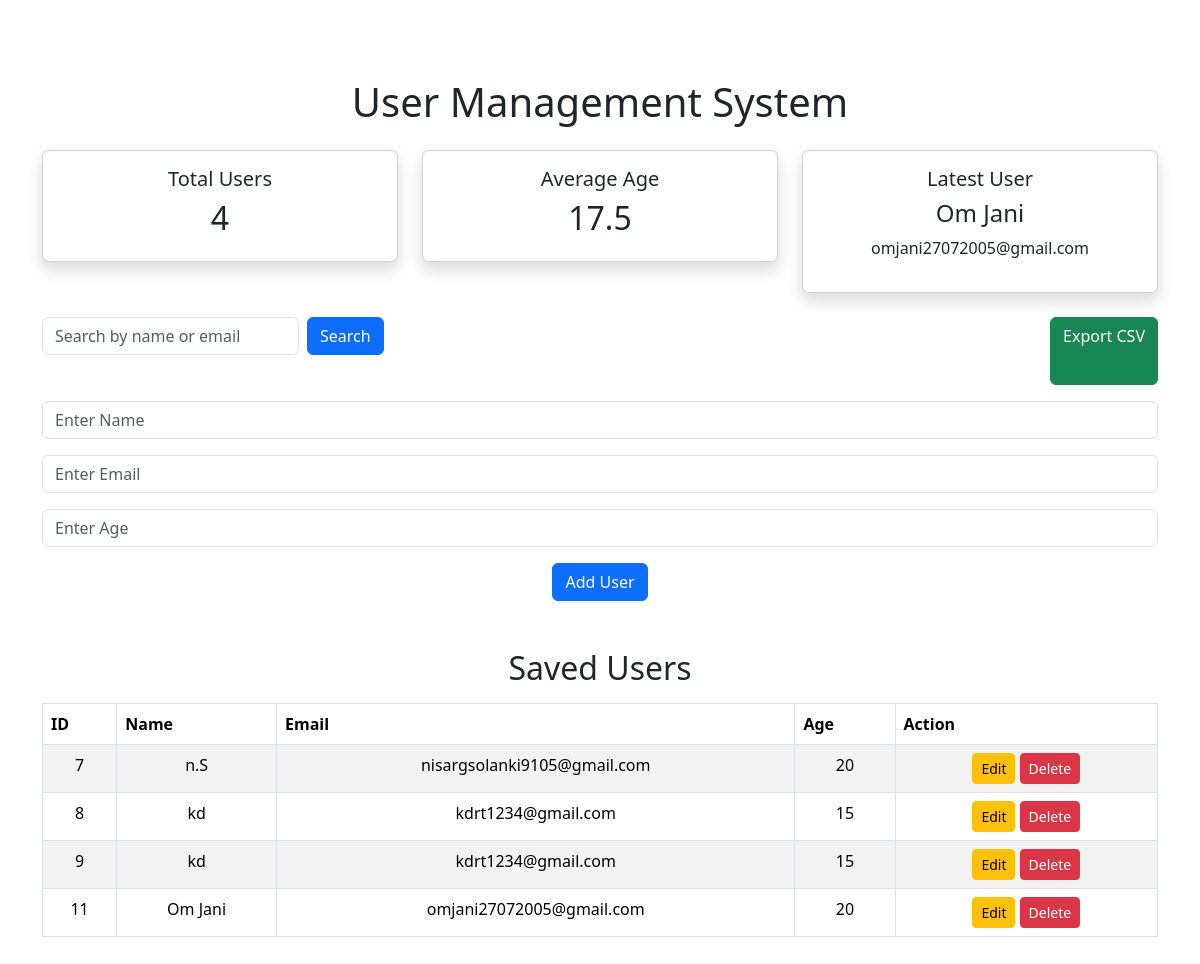
The app's page /, older data.
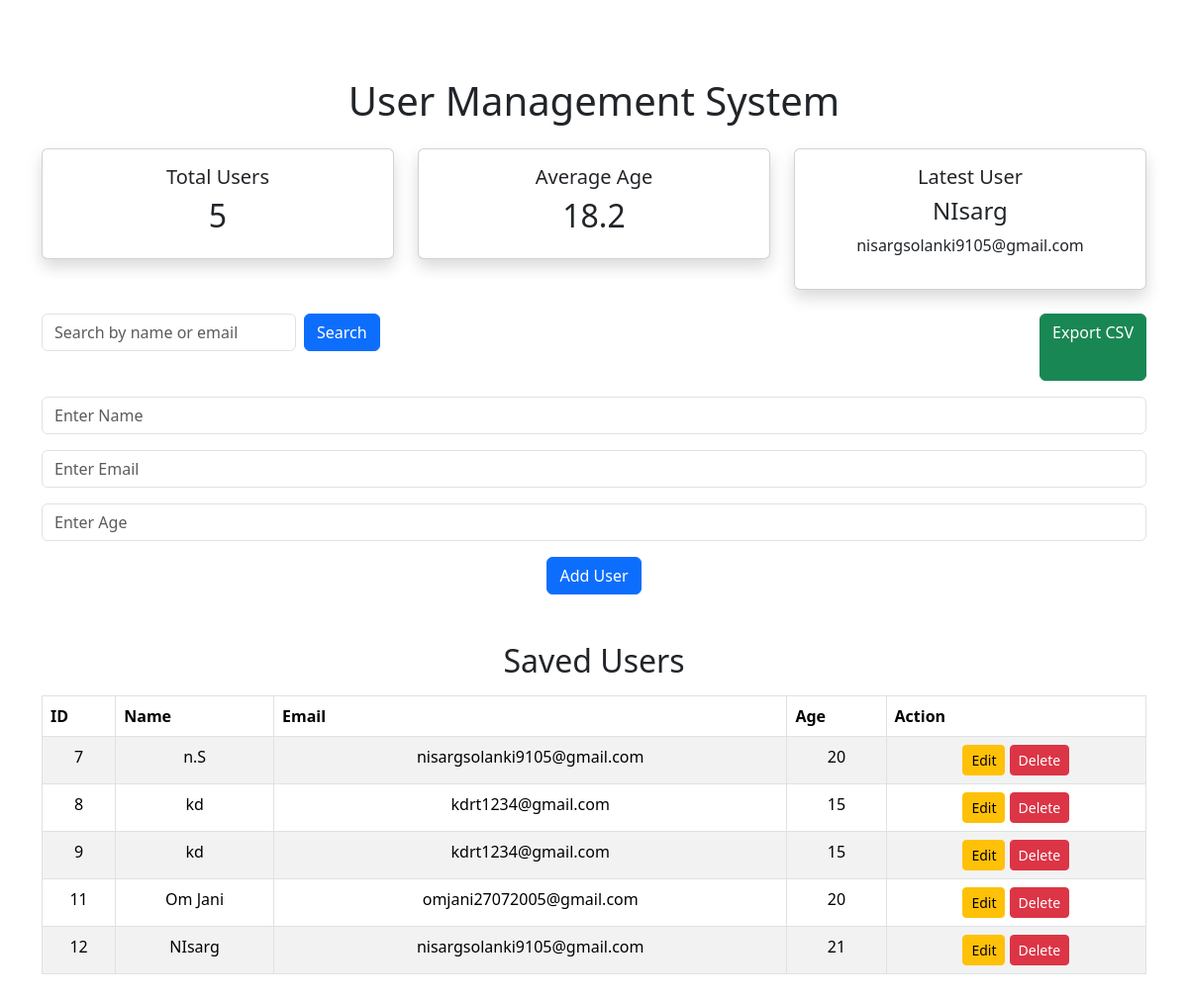
The same page, newer data.
### tables this page shows
CREATE TABLE users (
        id INTEGER PRIMARY KEY AUTOINCREMENT,
        name TEXT,
        email TEXT,
        age INTEGER
    );

### app.py (the view, shortened to what this page needs)
@app.route("/", methods=["GET", "POST"])
def home():
    conn = sqlite3.connect("database.db")
    cursor = conn.cursor()
    search = request.args.get("search")
    if search:
        cursor.execute(
            """
            SELECT * FROM users
            WHERE name LIKE ?
            OR email LIKE ?
            """,
            (
                "%" + search + "%",
                "%" + search + "%"
            )
        )
    else:
        cursor.execute(
            "SELECT * FROM users"
        )
    users = cursor.fetchall()
    cursor.execute(
        "SELECT COUNT(*) FROM users"
    )
    total_users = cursor.fetchone()[0]
    cursor.execute(
        "SELECT AVG(age) FROM users"
    )
    average_age = cursor.fetchone()[0]
    cursor.execute(
        """
        SELECT * FROM users
        ORDER BY id DESC
        LIMIT 1
        """
    )
    latest_user = cursor.fetchone()
    conn.close()
    return render_template(
        "index.html",
        users=users,
        total_users=total_users,
        average_age=average_age,
        latest_user=latest_user
    )

### templates/index.html (shortened to what this page needs)
<!DOCTYPE html>
<html>
<head>
    <link rel="stylesheet" href="{{ url_for('static', filename='style.css') }}">
    <link href="https://cdn.jsdelivr.net/npm/bootstrap@5.3.3/dist/css/bootstrap.min.css" rel="stylesheet">
</head>
<body>
<div class="container mt-5">
    <h1 class="text-center mb-4">
        User Management System
    </h1>
    <div class="row mb-4">
        <div class="col-md-4">
            <div class="card text-center shadow">
                <div class="card-body">
                    <h5 class="card-title">
                        Total Users
                    </h5>
                    <h2>
                        {{ total_users }}
                    </h2>
                </div>
            </div>
        </div>
        <div class="col-md-4">
            <div class="card text-center shadow">
                <div class="card-body">
                    <h5 class="card-title">
                        Average Age
                    </h5>
                    <h2>
                        {{ average_age|round(1) if average_age else 0 }}
                    </h2>
                </div>
            </div>
        </div>
        <div class="col-md-4">
            <div class="card text-center shadow">
                <div class="card-body">
                    <h5 class="card-title">
                        Latest User
                    </h5>
                    {% if latest_user %}
                    <h4>
                        {{ latest_user[1] }}
                    </h4>
                    <p>
                        {{ latest_user[2] }}
                    </p>
                    {% else %}
                    <p>
                        No users yet
                    </p>
                    {% endif %}
                </div>
            </div>
        </div>
    </div>
    <div class="d-flex justify-content-between mb-3">
        <form method="GET" action="/" class="d-flex">
            <input
            type="text"
            name="search"
            class="form-control me-2"
            placeholder="Search by name or email">
            <button class="btn btn-primary">
                Search
            </button>
        </form>
        <a href="/export" class="btn btn-success">
            Export CSV
        </a>
    </div>
    <form method="POST">
        <input
        type="text"
        name="name"
        class="form-control mb-3"
        placeholder="Enter Name"
        required>
        <input
        type="email"
        name="email"
        class="form-control mb-3"
        placeholder="Enter Email"
        required>
        <input
        type="number"
        name="age"
        class="form-control mb-3"
        placeholder="Enter Age"
        required>
        <button class="btn btn-primary">
            Add User
        </button>
    </form>
    <h2 class="mt-5">
        Saved Users
    </h2>
    <table class="table table-bordered table-striped mt-3">
        <thead>
            <tr>
                <th>ID</th>
                <th>Name</th>
                <th>Email</th>
                <th>Age</th>
                <th>Action</th>
            </tr>
        </thead>
        <tbody>
        {% for user in users %}
            <tr>
                <td>
                    {{ user[0] }}
                </td>
                <td>
                    {{ user[1] }}
                </td>
                <td>
                    {{ user[2] }}
                </td>
                <td>
                    {{ user[3] }}
                </td>
                <td>
                    <a href="/edit/{{user[0]}}"
                    class="btn btn-warning btn-sm">
                    Edit
                    </a>
                    <a href="/delete/{{user[0]}}"
                    class="btn btn-danger btn-sm"
                    onclick="return confirm('Delete this user?');">
                    Delete
                    </a>
                </td>
            </tr>
        {% endfor %}
        </tbody>
    </table>
</div>
</body>
</html>

Row changes from the older to the newer data that the page shows:
added users: name "NIsarg", email "nisargsolanki9105@gmail.com", id "12", age "21"
Text that changed along with them:
{{ total_users }}: "4" → "5"
{{ average_age|round(1) if average_age else 0 }}: "17.5" → "18.2"
{{ latest_user[1] }}: "Om Jani" → "NIsarg"
{{ latest_user[2] }}: "omjani27072005@gmail.com" → "nisargsolanki9105@gmail.com"
